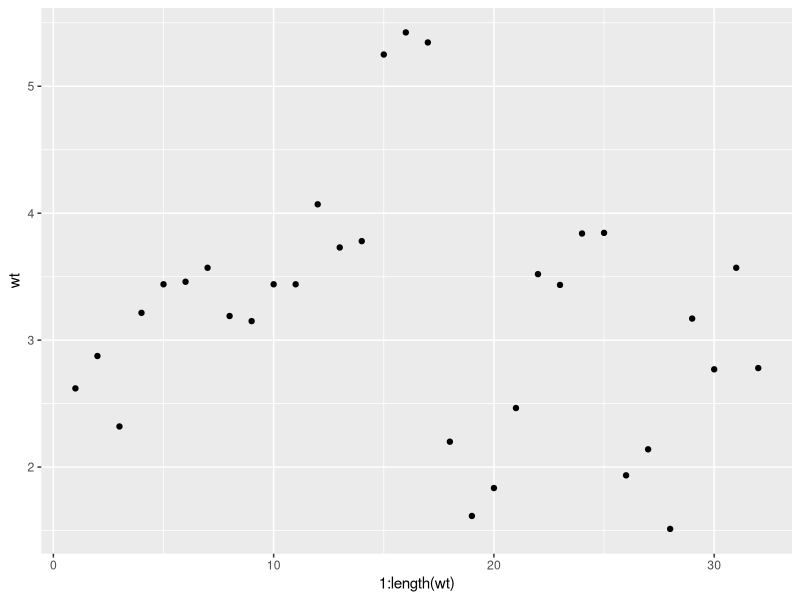
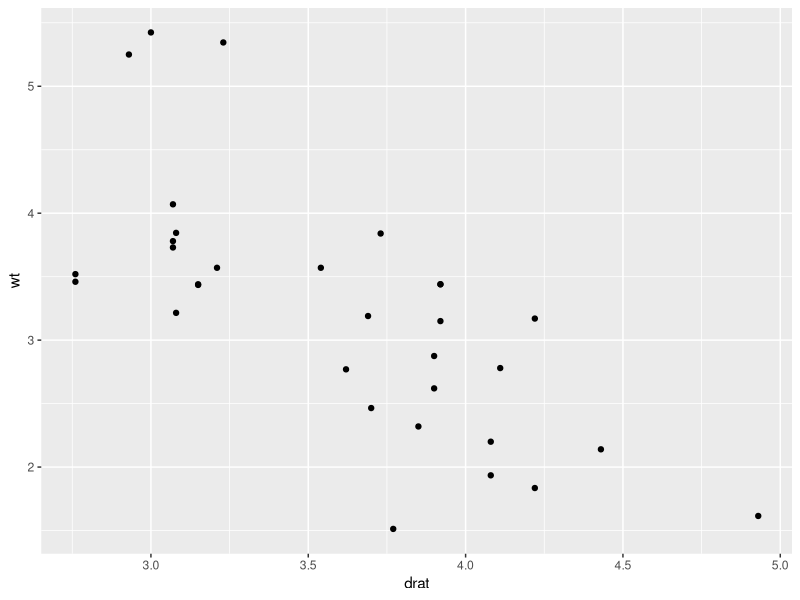
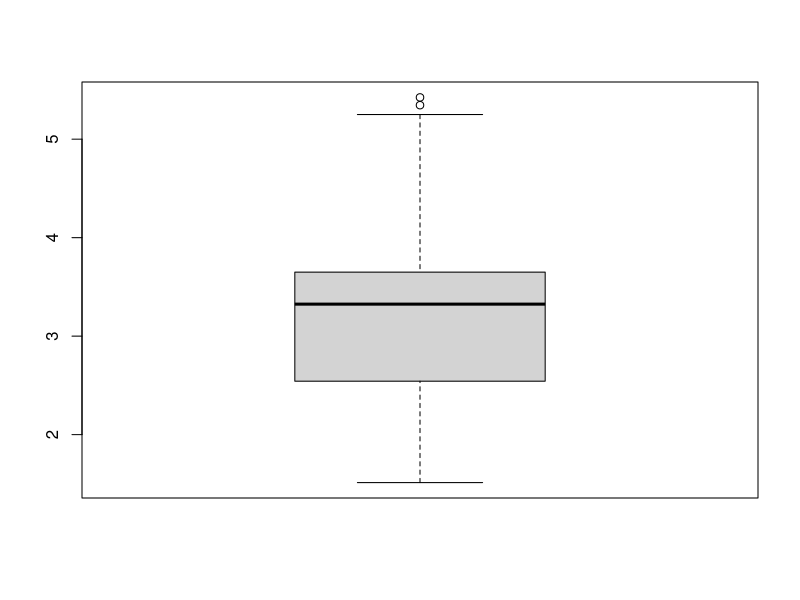
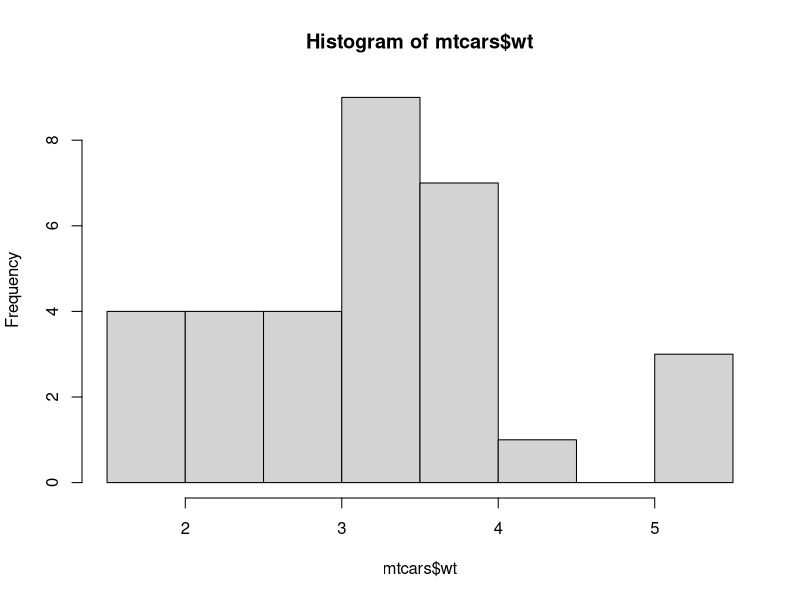
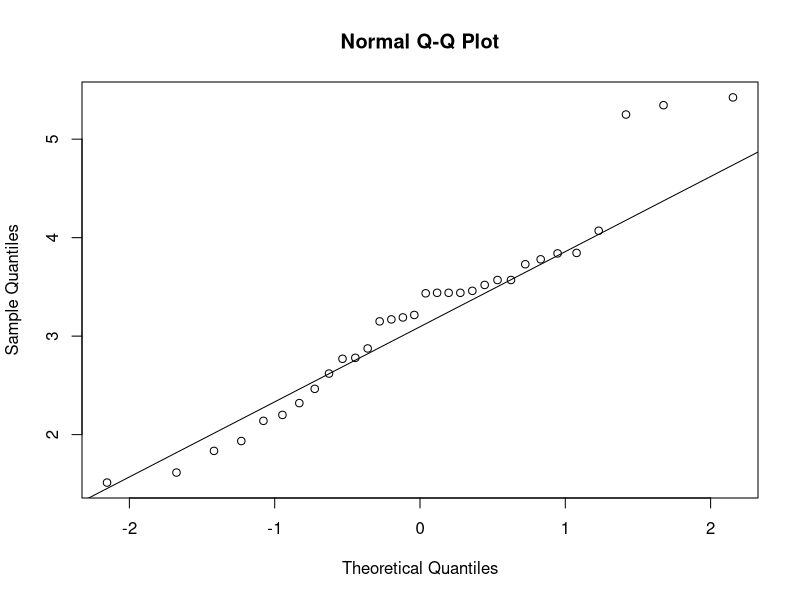
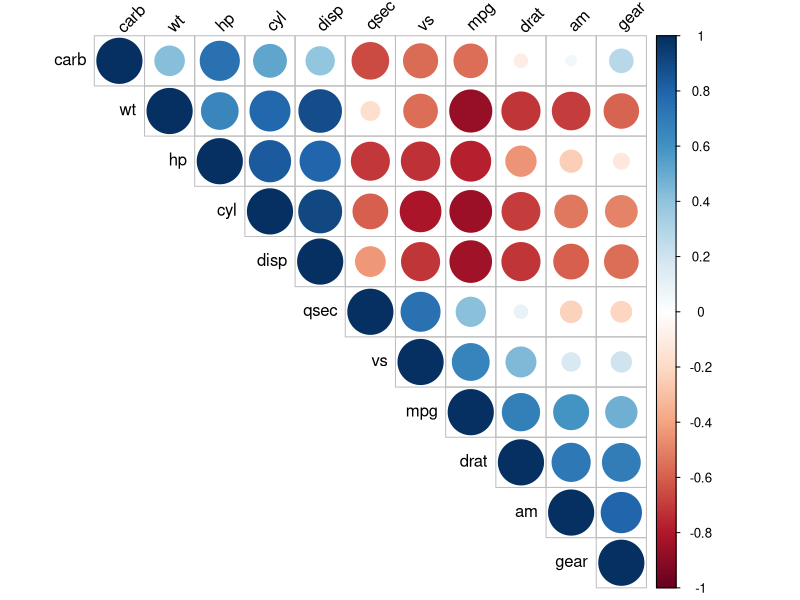

These charts were generated, in order, by the following R code:
# Using the build in data set "mtcars"

# Packages to be installed and activated
install.packages("ggplot2")
library(ggplot2)
install.packages("corrplot")
library(corrplot)

mtcars # Print dataset
str(mtcars) # Display structure of the dataset "mtcars"

# Compute the mean, median, and mode of column "wt"
mean(mtcars$wt)
median(mtcars$wt)
# mode(mtcars$wt) # Not correct!
y <- table(mtcars$wt)
names(y)[which(y==max(y))] # Correct statistical mode

# To quickly summarize the values in the data set "mtcars"
summary(mtcars)

# Plot the column "wt"
ggplot(mtcars) + geom_point(mapping = aes(x = 1:length(wt), y = wt))

# Plot the column "wt" against "drat"
ggplot(mtcars) + geom_point(mapping = aes(x = drat, y = wt))

# Boxplot of column "wt"
boxplot(mtcars$wt)

# Histogram of column "wt"
hist(mtcars$wt)

# Q-Q plot of column "wt"
qqnorm(mtcars$wt)

# Q-Q plot with assumed line of column "wt"
qqline(mtcars$wt)

# Correlation of columns of data set "mtcars"
#cor(mtcars)
round(cor(mtcars),2)

# Plot of the correlation of columns of data set "mtcars"
corrplot(cor(mtcars), type = "upper", order = "hclust", tl.col = "black", tl.srt = 45)